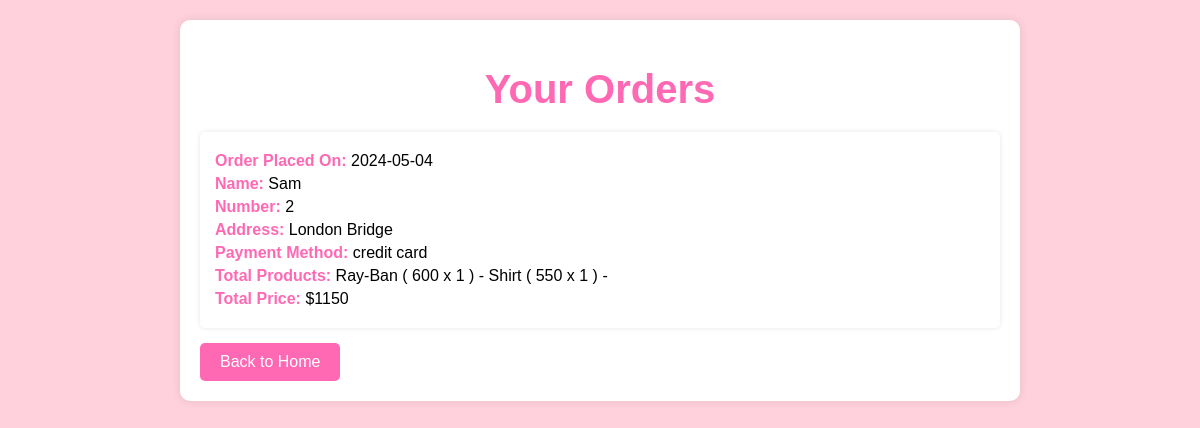
Screenshot of /users_order.php (signed in) with the database file from the repository.
### tables this page shows
CREATE TABLE `orders` (
  `id` int(100) NOT NULL,
  `user_id` int(100) NOT NULL,
  `name` varchar(100) NOT NULL,
  `number` varchar(12) NOT NULL,
  `method` varchar(50) NOT NULL,
  `address` varchar(500) NOT NULL,
  `total_products` varchar(1000) NOT NULL,
  `total_price` int(100) NOT NULL,
  `placed_on` date NOT NULL DEFAULT current_timestamp(),
  `payment_status` varchar(20) NOT NULL DEFAULT 'pending'
);

### users_order.php (the view, shortened to what this page needs)
<!DOCTYPE html>
<html lang="en">
<head>
</head>
<body>
    <div class="container">
        <h1>Your Orders</h1>
        <?php
        include 'config.php';
        $user_id = $_SESSION['user_id'];
        $select_orders = $conn->prepare("SELECT * FROM `orders` WHERE user_id = ?");
        $select_orders->execute([$user_id]);
        if ($select_orders->rowCount() > 0) {
            while ($fetch_orders = $select_orders->fetch(PDO::FETCH_ASSOC)) {
                echo '<div class="order">';
                echo '<p><strong>Order Placed On:</strong> ' . $fetch_orders['placed_on'] . '</p>';
                echo '<p><strong>Name:</strong> ' . $fetch_orders['name'] . '</p>';
                echo '<p><strong>Number:</strong> ' . $fetch_orders['number'] . '</p>';
                echo '<p><strong>Address:</strong> ' . $fetch_orders['address'] . '</p>';
                echo '<p><strong>Payment Method:</strong> ' . $fetch_orders['method'] . '</p>';
                echo '<p><strong>Total Products:</strong> ' . $fetch_orders['total_products'] . '</p>';
                echo '<p><strong>Total Price:</strong> $' . $fetch_orders['total_price'] . '</p>';
                echo '</div>';
            }
        } else {
            echo '<p>No orders found.</p>';
        }
        ?>
        <button onclick="window.location.href='index.php'" class="btn">Back to Home</button>
    </div>
</body>
</html>

### users_order.php (style rules this page uses)
body { font-family: Arial, sans-serif; background-color: #ffd1dc; margin: 0; padding: 0; box-sizing: border-box; }
.container { max-width: 800px; margin: 20px auto; background-color: #fff; border-radius: 10px; padding: 20px; box-shadow: 0 0 10px rgba(0, 0, 0, 0.1); }
h1 { text-align: center; color: #ff69b4; font-size: 2.5em; margin-bottom: 20px; }
.order { background-color: #fff; border-radius: 5px; box-shadow: 0 0 5px rgba(0, 0, 0, 0.1); padding: 15px; margin-bottom: 15px; }
.order p { margin: 5px 0; }
strong { color: #ff69b4; }
.btn { background-color: #ff69b4; color: #fff; padding: 10px 20px; border: none; border-radius: 5px; cursor: pointer; font-size: 1em; transition: background-color 0.3s ease; }

### rows the page displays
orders: placed_on "2024-05-04", name "Sam", number "2", address "London Bridge", method "credit card", total_products "Ray-Ban ( 600 x 1 ) - Shirt ( 550 x 1 ) -", total_price "1150"
